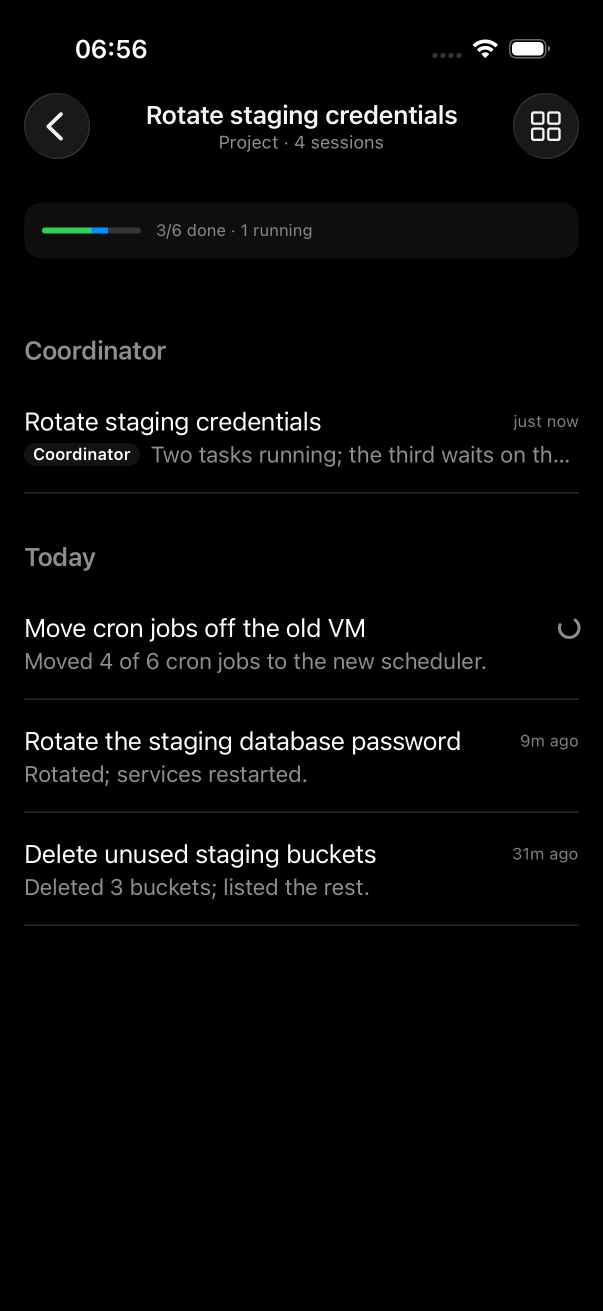
#> input picture .lm-probe/shots/dark/02-project-no-line-dark.png, 1206 x 2622 px, given in place of 01-today.png, which was not available (shown at 1/2 size)
$ python board.py out.png
#> lines starting #> are read from the running program, lines starting #| are printed output that depends on the picture
from PIL import Image, ImageDraw, ImageFont
import sys
F='/var/tmp/qap-mock/fonts/'
import glob
reg=[f for f in glob.glob(F+'*') if 'Inter' in f and ('Regular' in f or 'Variable' in f)] or glob.glob(F+'*')
font=lambda s: ImageFont.truetype(F+'Inter.ttf', s)
S='/var/tmp/rpr-mock/shots/'
def sc(n,f=0.5):
    im=Image.open(S+n).convert('RGB'); return im.resize((int(im.width*f),int(im.height*f)), Image.LANCZOS)
W=3000; blocks=[]
def text(lines, size=34, color=(30,30,30), pad=14):
#> called with size = 30, color = (30, 30, 30), pad = 14
    h=sum(int(size*1.45) for _ in lines)+pad*2
    im=Image.new('RGB',(W,h),'white'); d=ImageDraw.Draw(im); y=pad
#> after `im = Image.new('RGB', (W, h), 'white')`: im: PIL image 3000x71 RGB; every value is 255
    for l in lines:
        c=color; s=size
        if l.startswith('#'): l=l[1:]; s=int(size*1.35); c=(0,0,0)
        d.text((40,y),l,font=font(s),fill=c); y+=int(size*1.45)
#> after the loop, y = 57
#> in sc, im is the input picture: PIL image 1206x2622 RGB; mean R, G, B 6.5, 6.6, 6.7
#> in sc, `return im.resize((int(im.width * f), int(im.height * f)), Image.LANCZO`:
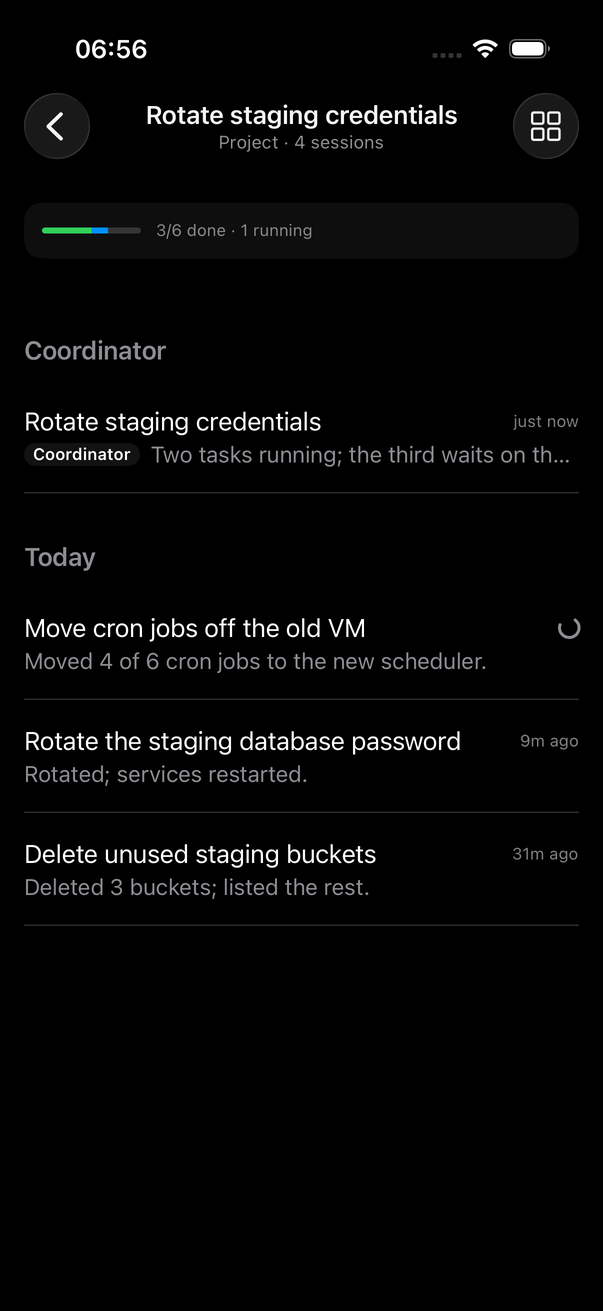
#> returned value: PIL image 603x1311 RGB; mean R, G, B 6.6, 6.7, 6.8
#> call 2 of sc, with n = '02-fix.png', f = 0.5
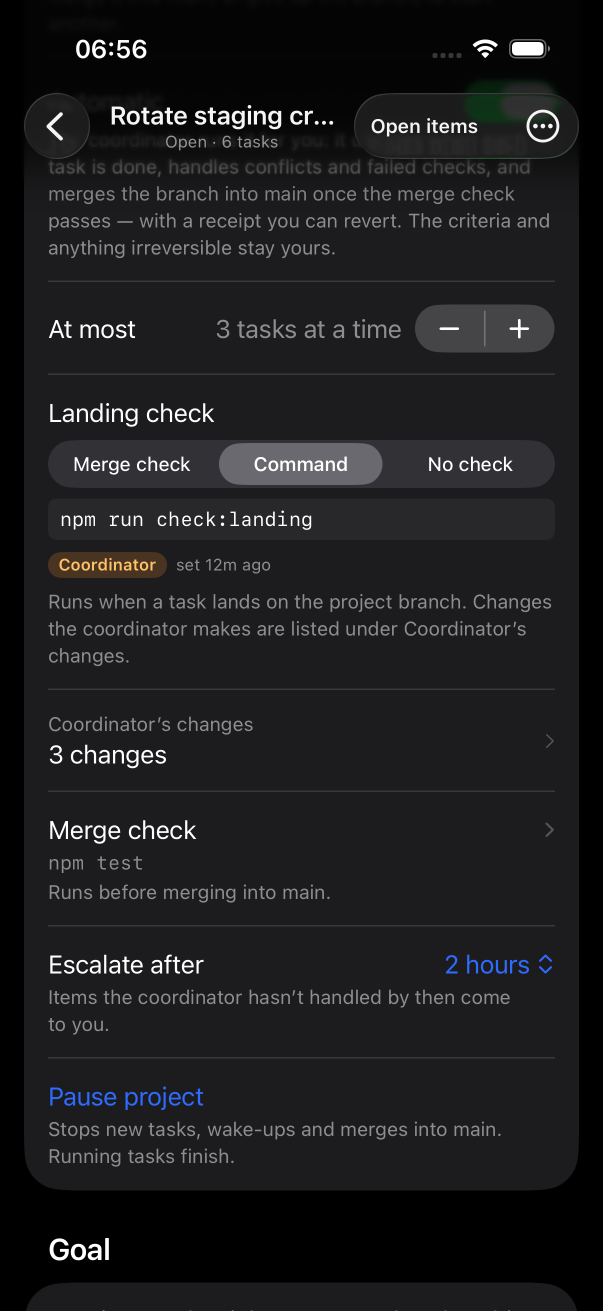
#> input picture .lm-probe/shots/dark/03b-landing-check-coordinator-dark.png, 1206 x 2622 px, given in place of 02-fix.png, which was not available (shown at 1/2 size)
#> in sc, im is the input picture: PIL image 1206x2622 RGB; mean R, G, B 29.5, 29.6, 31.2
#> in sc (call 2), `return im.resize((int(im.width * f), int(im.height * f)), Image.LANCZO`:
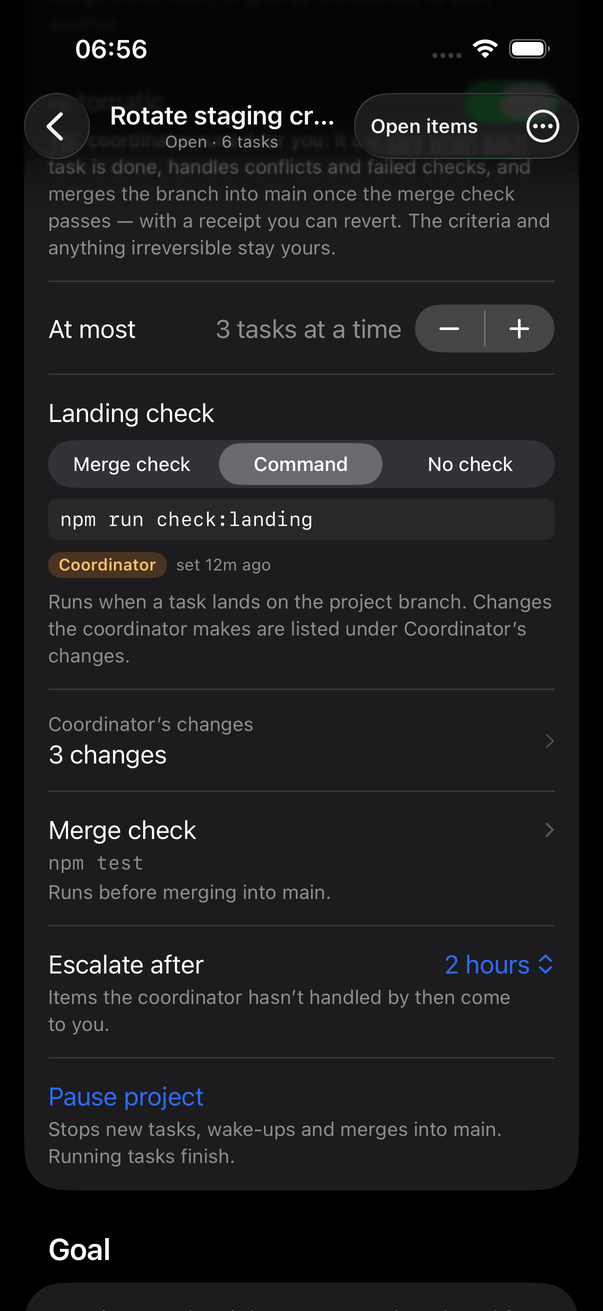
#> returned value: PIL image 603x1311 RGB; mean R, G, B 29.4, 29.5, 31.2
    return im
def row(ims, labels):
    h=max(i.height for i in ims)+60; im=Image.new('RGB',(W,h),'white'); d=ImageDraw.Draw(im); x=40
#> after `h = max((i.height for i in ims)) + 60`: h = 1371
#> after `im = Image.new('RGB', (W, h), 'white')`: im: PIL image 3000x1371 RGB; every value is 255
    for i,l in zip(ims,labels):
        d.text((x,6),l,font=font(32),fill=(90,90,90)); im.paste(i,(x,52)); d.rectangle([x-1,51,x+i.width,52+i.height],outline=(200,200,200)); x+=i.width+60
#> this loop made 2 passes
#> x on passes 1 to 2: 703, 1366
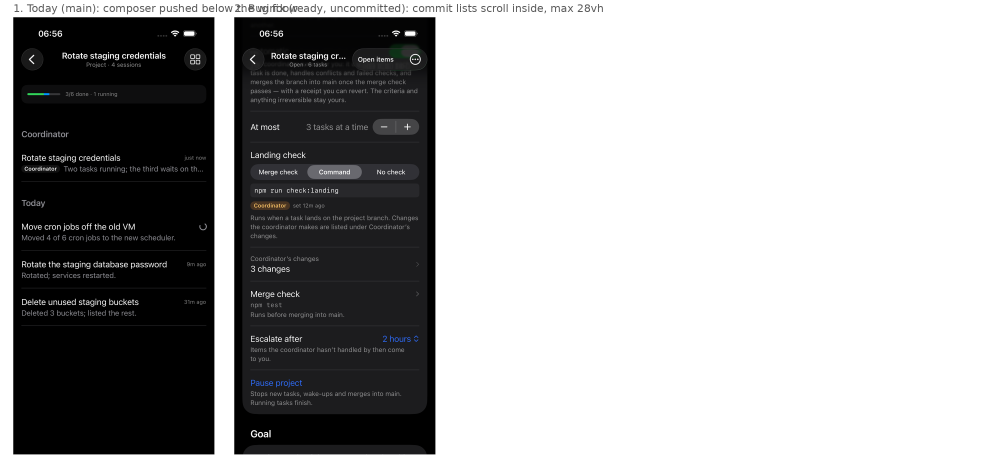
#> im: PIL image 3000x1371 RGB (shown at 1/3 size); mean R, G, B 163.3, 163.3, 163.7
#> after the loop, x = 1366
    return im
blocks.append(text(['#Merge repair in the parking strip  — web, real session page, your 11-14 state (10 commits to push, repair running)'],30))
blocks.append(row([sc('01-today.png'),sc('02-fix.png')],['1. Today (main): composer pushed below the window','2. Bug fix (ready, uncommitted): commit lists scroll inside, max 28vh']))
blocks.append(row([sc('03-row.png'),sc('04-row-open.png')],['3. A, folded: one row of the branch bar, like Tasks','4. A, opened with the expand arrow: today\'s panel (with 2.) under the row']))
#> (the run stopped early here; a loop or call above may not have finished)
